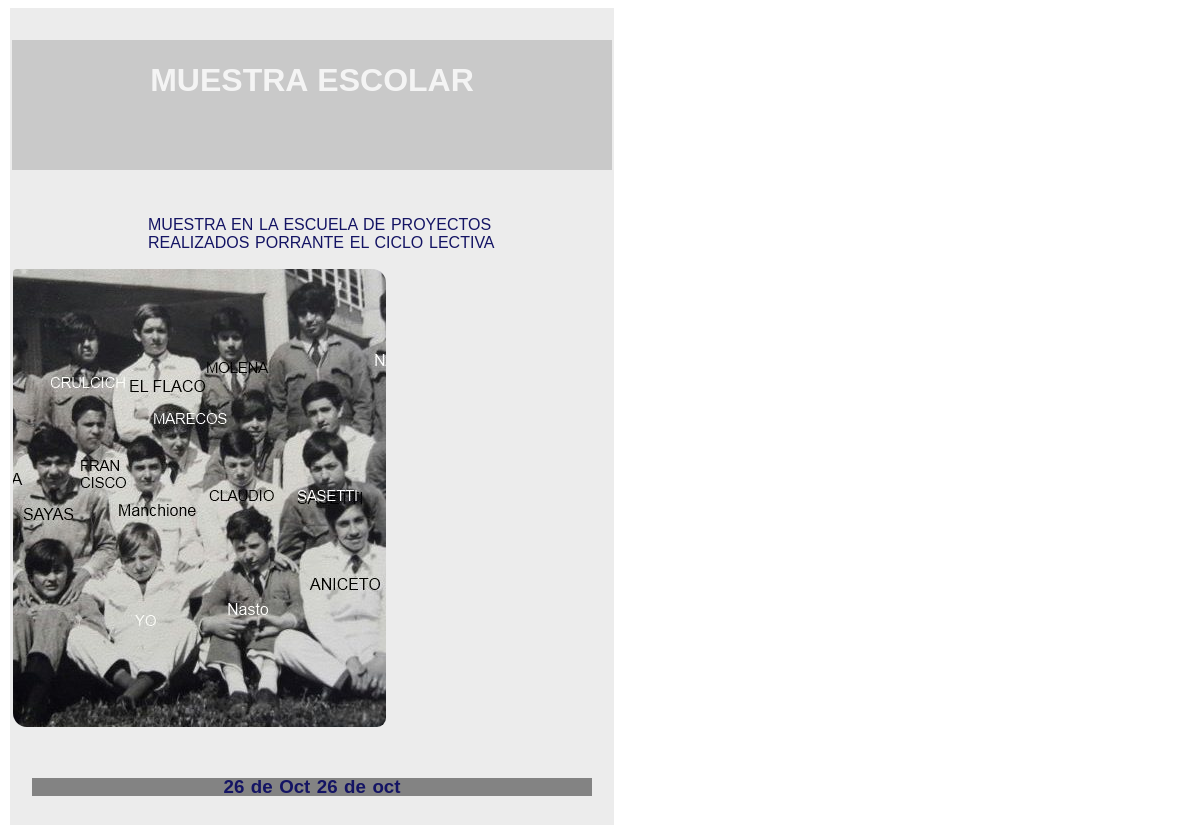
Page /mostrar_cartelera.php?b=5 on the committed database.
### tables this page shows
CREATE TABLE `carteles` (
  `id_cartel` int(11) NOT NULL,
  `categoria` varchar(25) NOT NULL DEFAULT '''AGENDA''',
  `titulo` text NOT NULL,
  `texto` text DEFAULT NULL,
  `imagen` varchar(128) DEFAULT NULL,
  `plantilla` int(11) DEFAULT 1,
  `v_desde` varchar(20) DEFAULT NULL,
  `v_hasta` varchar(20) DEFAULT NULL,
  `activo` int(11) NOT NULL DEFAULT 1,
  `link` varchar(128) DEFAULT NULL,
  `texto1` text DEFAULT NULL,
  `texto2` text DEFAULT NULL,
  `imagen1` text DEFAULT NULL
);

### libreria/carteles.php (called while the page is built, shortened)
<?php
class Cartel {
    static function seleccionar($str) {
        $conexion = new Conexion();
        $mysqli = $conexion->getConexion();
        if (is_numeric($str)) {
            $sql = "SELECT * FROM carteles WHERE id_cartel = '$str'";
        } else {
            $sql = "SELECT * FROM carteles WHERE categoria = '$str' AND activo = 1";
        }
        $rs = $mysqli->query($sql);
        $est = [];
        while ($fila = $rs->fetch_assoc()) {
            $est[] = $fila;
        }
        return $est;
    }
}

### mostrar_cartelera.php (the view, shortened to what this page needs)
<?php
include_once("libreria/carteles.php");
$str_b =  $_GET['b'];
$cart = Cartel::seleccionar($str_b);
if (isset($cart)){
    echo '<link rel="stylesheet" href="bootstrap/carteles.css">';
    foreach($cart as $carteles){
        switch($carteles['plantilla']){
            default:
                echo '<div class="plantilla'.$carteles['plantilla'].'">';
                if($carteles['imagen1'] != ""){
                    $archivo = "images/cartelera/".$carteles['imagen1'];
                    $ext = strtolower(pathinfo($archivo, PATHINFO_EXTENSION));
                    if (in_array($ext, ['mp4', 'webm', 'ogg'])) {
                        echo "<video width='320' height='240' controls>
                                <source src='$archivo' type='video/$ext'>
                                Tu navegador no soporta la reproducción de video.
                              </video>";
                        echo "<header><h1>{$carteles['titulo']}</h1></header>";
                    } elseif (in_array($ext, ['mp3', 'wav', 'ogg'])) {
                        echo "<audio controls>
                                <source src='$archivo' type='audio/$ext'>
                                Tu navegador no soporta la reproducción de audio.
                              </audio>";
                        echo "<header><h1>{$carteles['titulo']}</h1></header>";
                    } else {
                        echo "<div style=\"background-image: url($archivo);\"><header>
                            <h1>{$carteles['titulo']}</h1>
                            </header></div>";
                    }
                } else {
                    echo "<header><h1>{$carteles['titulo']}</h1></header>";
                }
                echo "<article>{$carteles['texto']}</article>";
                if($carteles['imagen'] != "" && $carteles['texto1'] != "" && $carteles['texto2'] != ""){
                    $archivo = 'images/cartelera/'.$carteles['imagen'];
                    $ext = strtolower(pathinfo($archivo, PATHINFO_EXTENSION));
                    echo "<div id='cartel_imagen' class='row'>";
                    echo "<div class='col-sm-4'>{$carteles['texto1']}</div>";
                    echo "<div class='col-sm-4'>";
                    if (in_array($ext, ['mp4', 'webm', 'ogg'])) {
                        echo "<video width='100%' controls>
                                <source src='$archivo' type='video/$ext'>
                                Tu navegador no soporta la reproducción de video.
                              </video>";
                    } elseif (in_array($ext, ['mp3', 'wav', 'ogg'])) {
                        echo "<audio controls style='width:100%'>
                                <source src='$archivo' type='audio/$ext'>
                                Tu navegador no soporta la reproducción de audio.
                              </audio>";
                    } else {
                        echo "<img src='$archivo' style='max-width:100%; height:auto;'>";
                    }
                    echo "</div>";
                    echo "<div class='col-sm-4'>{$carteles['texto2']}</div>";
                    echo "</div>";
                } elseif($carteles['imagen'] != "" && $carteles['texto1'] == "" && $carteles['texto2'] == ""){
                    $archivo = 'images/cartelera/'.$carteles['imagen'];
                    $ext = strtolower(pathinfo($archivo, PATHINFO_EXTENSION));
                    echo "<div id='cartel_imagen' class='row'>";
                    echo "<div class='col-sm-10'>";
                    if (in_array($ext, ['mp4', 'webm', 'ogg'])) {
                        echo "<video width='100%' controls>
                                <source src='$archivo' type='video/$ext'>
                                Tu navegador no soporta la reproducción de video.
                              </video>";
                    } elseif (in_array($ext, ['mp3', 'wav', 'ogg'])) {
                        echo "<audio controls style='width:100%'>
                                <source src='$archivo' type='audio/$ext'>
                                Tu navegador no soporta la reproducción de audio.
                              </audio>";
                    } else {
                        echo "<img src='$archivo' style='max-width:100%; height:auto;'>";
                    }
                    echo "</div>";
                    echo "</div>";
                }
                if($carteles['v_desde'] != "" || $carteles['v_hasta'] != ""){
                    echo "<footer><h3>{$carteles['v_desde']} {$carteles['v_hasta']}</h3></footer>";
                }
                echo '</div><br>';
                break;
        }
    }
}
?>

### rows in the picture
carteles: titulo "MUESTRA ESCOLAR", texto "MUESTRA EN LA ESCUELA DE PROYECTOS REALIZADOS PORRANTE EL CICLO LECTIVA", imagen (picture), v_desde "26 de Oct", v_hasta "26 de oct"
